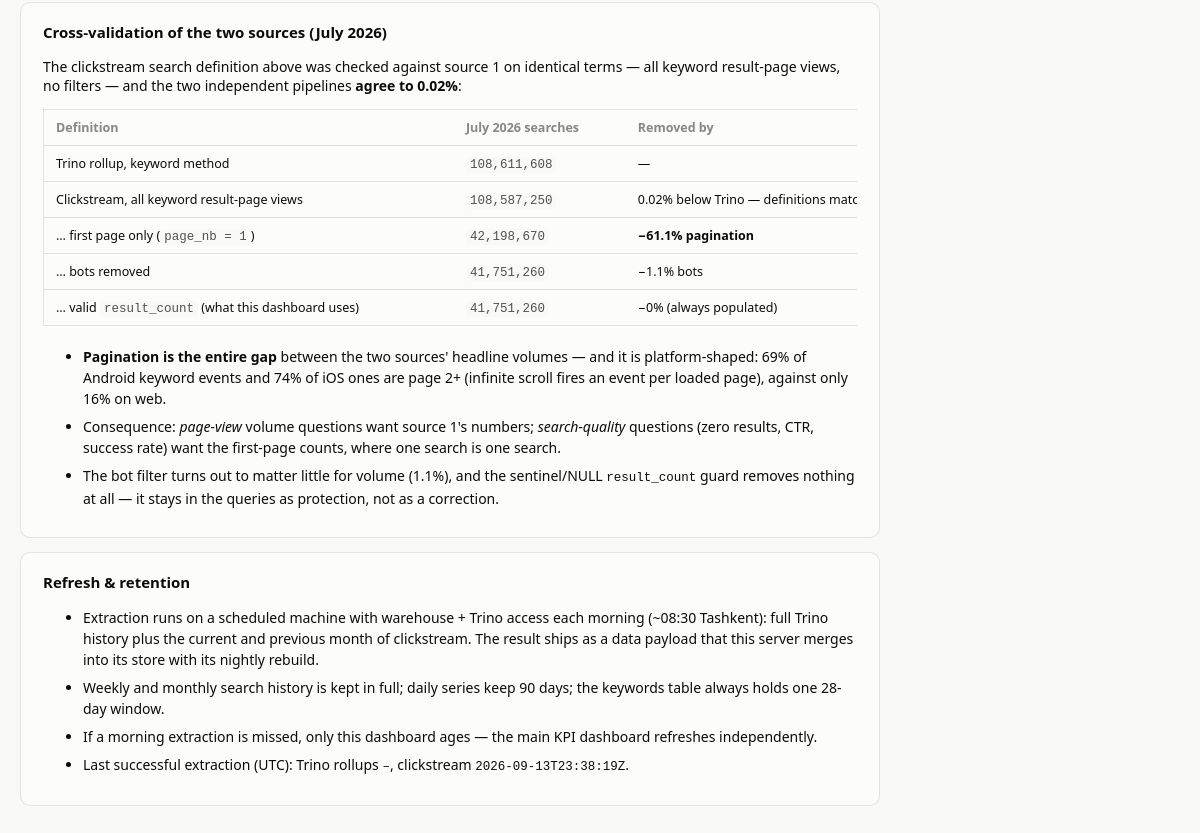
The app's page /search/methodology (signed in, lower part), older data.
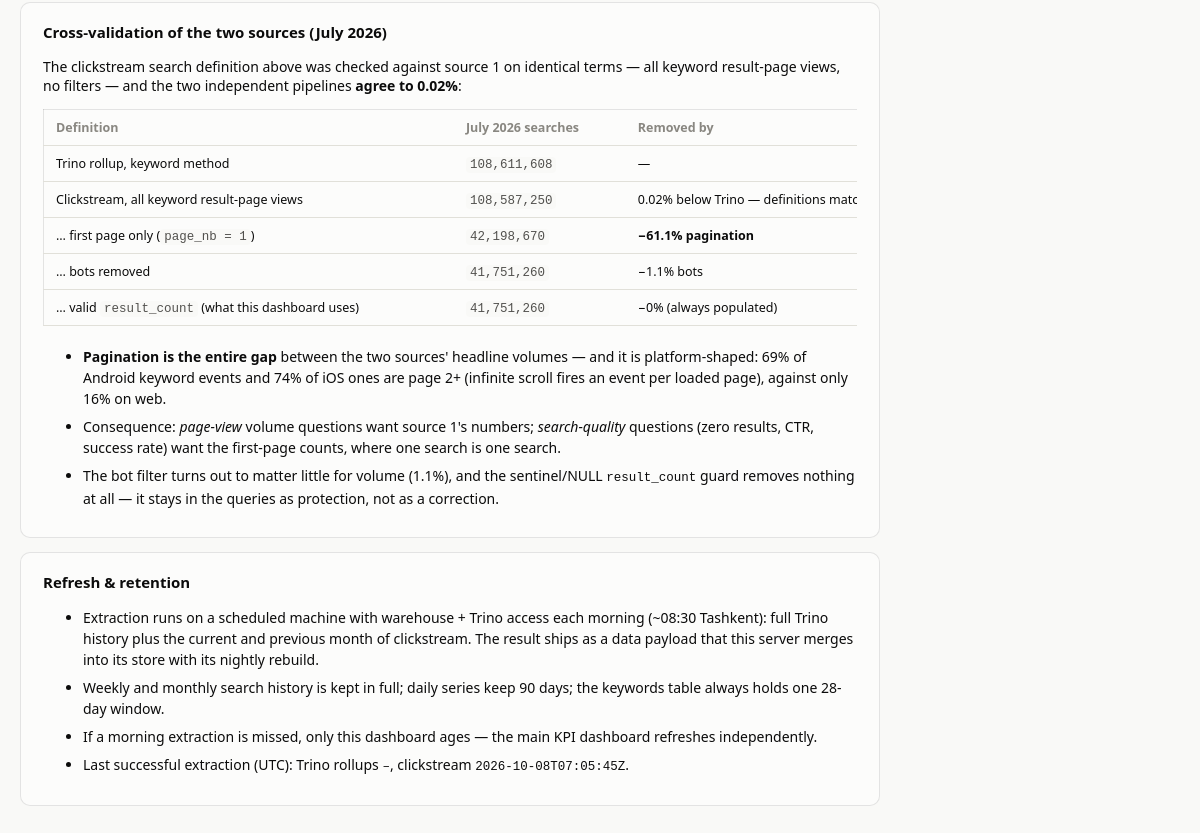
The same page, newer data.
### tables this page shows
CREATE TABLE meta (
  metric           TEXT PRIMARY KEY,
  status           TEXT NOT NULL,
  extracted_at_utc TEXT,
  latest_period    TEXT,
  rows             INTEGER,
  error            TEXT
);

### webapp/app.py (the view)
    @app.route("/search/methodology")
    def search_methodology():
        built, age_h, level = data.freshness() if data.available() else (None, None, "missing")
        m = data.meta() if data.available() else {}
        extracted = {k: (m.get(k) or {}).get("extracted_at_utc")
                     for k in ("search_trino", "search_hydra")}
        trino_sqls, hydra_sqls = [], []
        sql_dir = Path(__file__).resolve().parent.parent / "sql" / "search"
        try:
            for f in sorted(sql_dir.glob("*.sql")):
                entry = {"name": f.name, "text": f.read_text()}
                (hydra_sqls if f.name.startswith("hydra_")
                 else trino_sqls).append(entry)
        except OSError:
            pass
        return render_template(
            "search_methodology.html", tabs=SEARCH_TABS,
            active="search_methodology", built_at=built, age_hours=age_h,
            freshness=level, dash_title=SEARCH_DASH_TITLE, extracted=extracted,
            trino_sqls=trino_sqls, hydra_sqls=hydra_sqls,
        )

### webapp/data.py (called while the page is built)
def _conn():
    conn = sqlite3.connect("file:%s?mode=ro" % SNAPSHOT_PATH, uri=True)
    conn.row_factory = sqlite3.Row
    return conn

def available():
    try:
        conn = _conn()
        conn.execute("SELECT 1 FROM snapshot_info LIMIT 1")
        conn.close()
        return True
    except sqlite3.Error:
        return False

def snapshot_info():
    with _conn() as conn:
        return {r["key"]: r["value"] for r in conn.execute("SELECT key, value FROM snapshot_info")}

def meta():
    with _conn() as conn:
        return {
            r["metric"]: dict(r)
            for r in conn.execute("SELECT * FROM meta ORDER BY metric")
        }

def freshness():
    info = snapshot_info()
    built = info.get("built_at_utc")
    if not built:
        return None, None, "missing"
    dt = datetime.strptime(built, "%Y-%m-%dT%H:%M:%SZ").replace(tzinfo=timezone.utc)
    age_h = (datetime.now(timezone.utc) - dt).total_seconds() / 3600.0
    level = "green" if age_h < 36 else ("amber" if age_h < 72 else "red")
    return built, round(age_h, 1), level

### webapp/templates/search_methodology.html (shortened to what this page needs)
{% extends "base.html" %}
{% block content %}
<div class="method">
<section>
  <h3>Cross-validation of the two sources (July 2026)</h3>
  <p>
    The clickstream search definition above was checked against source 1 on
    identical terms — all keyword result-page views, no filters — and the two
    independent pipelines <strong>agree to 0.02%</strong>:
  </p>
  <div class="dict-wrap">
  <table class="dict">
    <thead><tr><th>Definition</th><th>July 2026 searches</th><th>Removed by</th></tr></thead>
    <tbody>
      <tr><td>Trino rollup, keyword method</td>
          <td><code>108,611,608</code></td><td>—</td></tr>
      <tr><td>Clickstream, all keyword result-page views</td>
          <td><code>108,587,250</code></td>
          <td>0.02% below Trino — definitions match</td></tr>
      <tr><td>… first page only (<code>page_nb = 1</code>)</td>
          <td><code>42,198,670</code></td>
          <td><strong>−61.1% pagination</strong></td></tr>
      <tr><td>… bots removed</td>
          <td><code>41,751,260</code></td><td>−1.1% bots</td></tr>
      <tr><td>… valid <code>result_count</code> (what this dashboard uses)</td>
          <td><code>41,751,260</code></td><td>−0% (always populated)</td></tr>
    </tbody>
  </table>
  </div>
  <ul>
    <li><strong>Pagination is the entire gap</strong> between the two sources'
      headline volumes — and it is platform-shaped: 69% of Android keyword
      events and 74% of iOS ones are page 2+ (infinite scroll fires an event
      per loaded page), against only 16% on web.</li>
    <li>Consequence: <em>page-view</em> volume questions want source 1's
      numbers; <em>search-quality</em> questions (zero results, CTR, success
      rate) want the first-page counts, where one search is one search.</li>
    <li>The bot filter turns out to matter little for volume (1.1%), and the
      sentinel/NULL <code>result_count</code> guard removes nothing at all —
      it stays in the queries as protection, not as a correction.</li>
  </ul>
</section>
<section>
  <h3>Refresh &amp; retention</h3>
  <ul>
    <li>Extraction runs on a scheduled machine with warehouse + Trino access
      each morning (~08:30 Tashkent): full Trino history plus the current and
      previous month of clickstream. The result ships as a data payload that
      this server merges into its store with its nightly rebuild.</li>
    <li>Weekly and monthly search history is kept in full; daily series keep
      90 days; the keywords table always holds one 28-day window.</li>
    <li>If a morning extraction is missed, only this dashboard ages — the
      main KPI dashboard refreshes independently.</li>
    <li>Last successful extraction (UTC):
      Trino rollups <code>{{ extracted.search_trino or "–" }}</code>,
      clickstream <code>{{ extracted.search_hydra or "–" }}</code>.</li>
  </ul>
</section>
</div>
{% endblock %}

Row changes from the older to the newer data that the page shows:
changed meta: extracted_at_utc "2026-09-13T23:38:19Z" → "2026-10-08T07:05:45Z"
